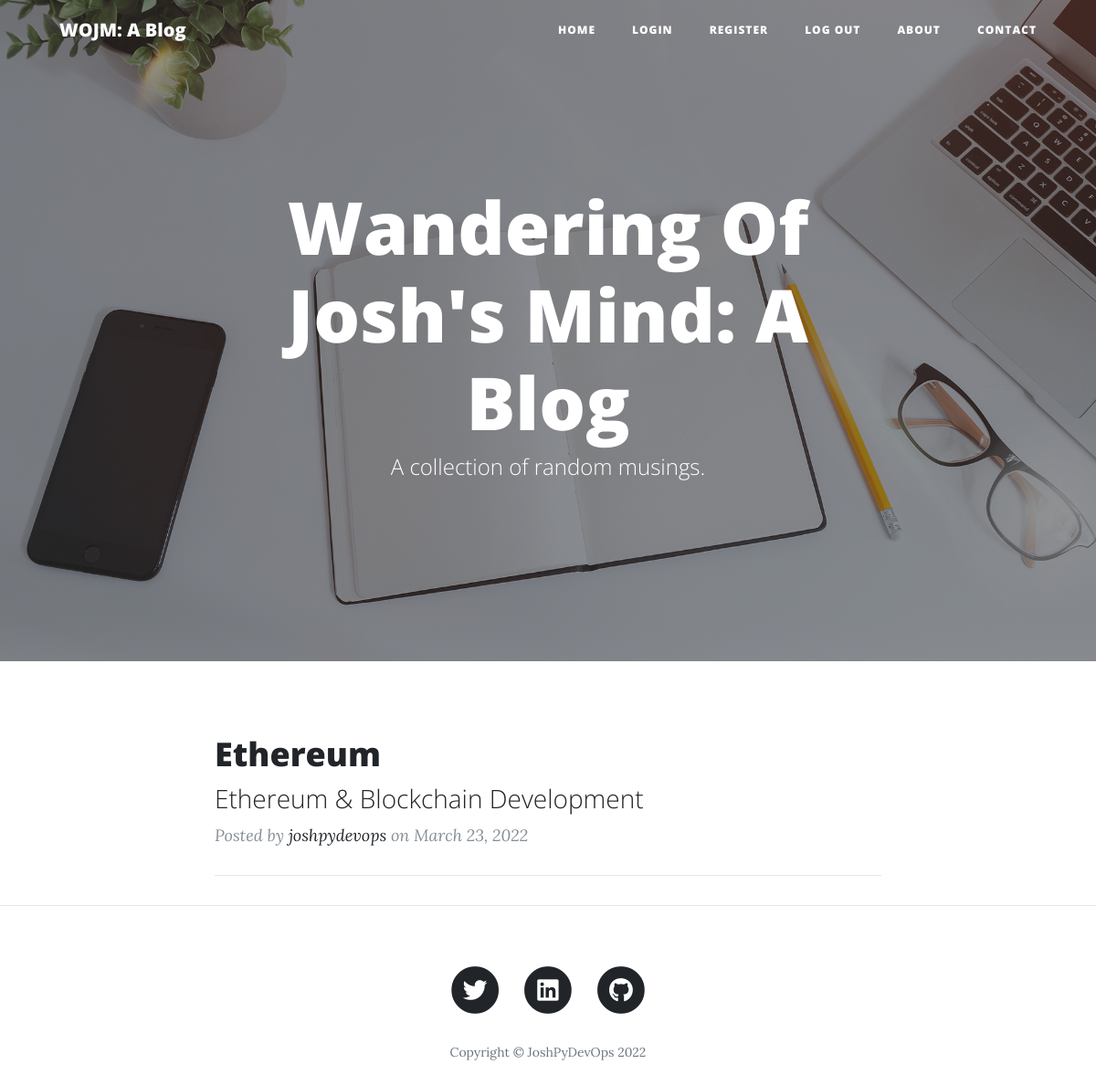
Before: / with the older database file.
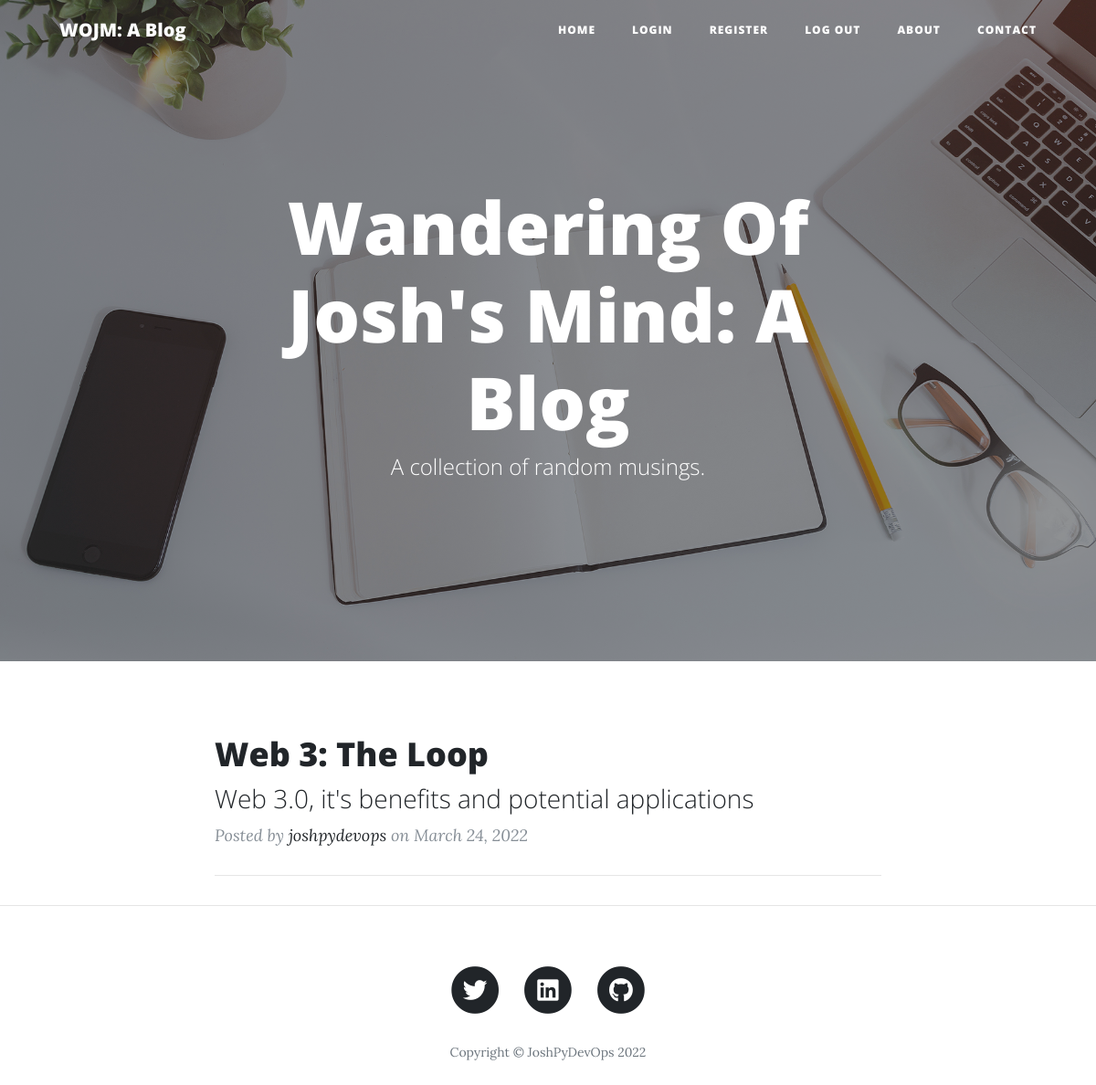
After: the same page with the newer database file.
### main.py (models this page shows)
class BlogPost(db.Model):
    __tablename__ = "blog_posts"
    id = db.Column(db.Integer, primary_key=True)
    author_id = db.Column(db.Integer, db.ForeignKey("user_details.id"))
    author = relationship("User", back_populates="posts")
    title = db.Column(db.String(250), unique=True, nullable=False)
    subtitle = db.Column(db.String(250), nullable=False)
    date = db.Column(db.String(250), nullable=False)
    body = db.Column(db.Text, nullable=False)
    img_url = db.Column(db.String(250), nullable=False)
    comments = relationship("Comment", back_populates="parent_post")

class User(UserMixin, db.Model):
    __tablename__ = "user_details"
    id = db.Column(db.Integer, primary_key=True)
    email = db.Column(db.String(200), unique=True)
    name = db.Column(db.String(200))
    password = db.Column(db.String(200))
    posts = relationship("BlogPost", back_populates="author")
    comments = relationship("Comment", back_populates="comment_author")

### main.py (the view)
@app.route('/')
def get_all_posts():
    posts = BlogPost.query.all()
    return render_template("index.html", all_posts=posts, current_user=current_user)

### templates/index.html (shortened to what this page needs)
{% include "header.html" %}
  <header class="masthead" style="background-image: url('static/img/home-bg.jpg')">
    <div class="overlay"></div>
    <div class="container">
      <div class="row">
        <div class="col-lg-8 col-md-10 mx-auto">
          <div class="site-heading">
            <h1>Wandering Of Josh's Mind: A Blog</h1>
            <span class="subheading">A collection of random musings.</span>
          </div>
        </div>
      </div>
    </div>
  </header>
  <div class="container">
    <div class="row">
      <div class="col-lg-8 col-md-10 mx-auto">
        {% for post in all_posts %}
        <div class="post-preview">
          <a href="{{ url_for('show_post', post_id=post.id) }}">
            <h2 class="post-title">
              {{post.title}}
            </h2>
            <h3 class="post-subtitle">
              {{post.subtitle}}
            </h3>
          </a>
          <p class="post-meta">Posted by
            <a href="#">{{post.author.name}}</a>
            on {{post.date}}
          </p>
        </div>
        <hr>
        {% endfor %}
      </div>
    </div>
  </div>
  <hr>
{% include "footer.html" %}

### templates/header.html (shortened to what this page needs)
<!DOCTYPE html>
<html lang="en">
<head>
  <link href="{{ url_for('static', filename='vendor/bootstrap/css/bootstrap.min.css') }}" rel="stylesheet">
  <link href="{{ url_for('static', filename='vendor/fontawesome-free/css/all.min.css')}}" rel="stylesheet" type="text/css">
  <link href="{{ url_for('static', filename='css/clean-blog.min.css')}}" rel="stylesheet">
</head>
<body>
  <nav class="navbar navbar-expand-lg navbar-light fixed-top" id="mainNav">
    <div class="container">
      <a class="navbar-brand" href="{{url_for('get_all_posts')}}">WOJM: A Blog</a>
      <div class="collapse navbar-collapse" id="navbarResponsive">
        <ul class="navbar-nav ml-auto">
          <li class="nav-item">
            <a class="nav-link" href="{{ url_for('get_all_posts') }}">Home</a>
          </li>
            {% if not current_user.is_authenticated: %}
          <li class="nav-item">
            <a class="nav-link" href="{{ url_for('login') }}">Login</a>
          </li>
          <li class="nav-item">
            <a class="nav-link" href="{{ url_for('register') }}">Register</a>
          </li>
            {% endif %}
          <li class="nav-item">
            <a class="nav-link" href="{{ url_for('logout') }}">Log Out</a>
          </li>
          <li class="nav-item">
            <a class="nav-link" href="{{ url_for('about') }}">About</a>
          </li>
          <li class="nav-item">
            <a class="nav-link" href="{{ url_for('contact') }}">Contact</a>
          </li>
        </ul>
      </div>
    </div>
  </nav>

### templates/footer.html (shortened to what this page needs)
  <footer>
    <div class="container">
      <div class="row">
        <div class="col-lg-8 col-md-10 mx-auto">
          <ul class="list-inline text-center">
            <li class="list-inline-item">
              <a href="https://twitter.com/joshpydevops">
                <span class="fa-stack fa-lg">
                  <i class="fas fa-circle fa-stack-2x"></i>
                  <i class="fab fa-twitter fa-stack-1x fa-inverse"></i>
                </span>
              </a>
            </li>
            <li class="list-inline-item">
              <a href="https://www.linkedin.com/in/joshua-anyang">
                <span class="fa-stack fa-lg">
                  <i class="fas fa-circle fa-stack-2x"></i>
                  <i class="fab fa-linkedin fa-stack-1x fa-inverse"></i>
                </span>
              </a>
            </li>
            <li class="list-inline-item">
              <a href="https://github.com/joshuaanyang">
                <span class="fa-stack fa-lg">
                  <i class="fas fa-circle fa-stack-2x"></i>
                  <i class="fab fa-github fa-stack-1x fa-inverse"></i>
                </span>
              </a>
            </li>
          </ul>
          <p class="copyright text-muted">Copyright &copy; JoshPyDevOps 2022</p>
        </div>
      </div>
    </div>
  </footer>
</body>
</html>

Changed rows visible on the page:
removed BlogPost: title "Ethereum", subtitle "Ethereum & Blockchain Development", author.name "joshpydevops", date "March 23, 2022"
added BlogPost: title "Web 3: The Loop", subtitle "Web 3.0, it's benefits and potential applications", author.name "joshpydevops", date "March 24, 2022"
